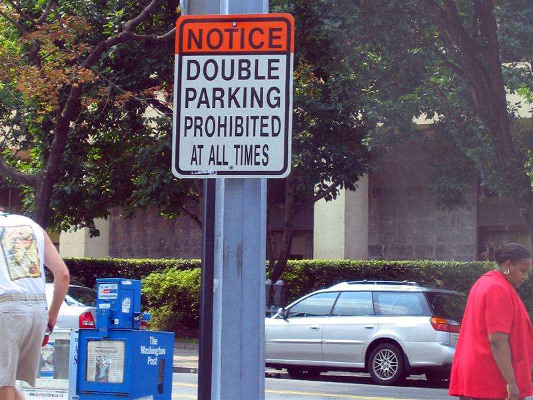
#> input picture code/TextLocalization/images/scenetext01_resized24.jpg, 533 x 400 px
$ jupyter execute TextLocalization04_TextProposals.ipynb   (shell and % lines are left out)   (Python 2 division)
#> lines starting #> are read from the running program, lines starting #| are printed output that depends on the picture; after the words box and inside, x2 and y2 are one past the last pixel; in counts of white or black regions, pixels touching at a corner belong together
# TextLocalization demo04: TextProposals

### A selective search algorithm for end-to-end word recognition

### 1. Over-segmenation of the input image with the MSER algorithm

[cell 1]
# set up Python environment: numpy for numerical routines, and matplotlib for plotting
import numpy as np
import matplotlib.pyplot as plt
# display plots in this notebook

# set display defaults
plt.rcParams['figure.figsize'] = (10, 10)        # large images
plt.rcParams['image.interpolation'] = 'nearest'  # don't interpolate
plt.rcParams['image.cmap'] = 'gray'  # use grayscale output

# load OpenCV python module
import cv2

[cell 2]
# load the input image
img = cv2.imread('./images/scenetext01_resized24.jpg', 0);
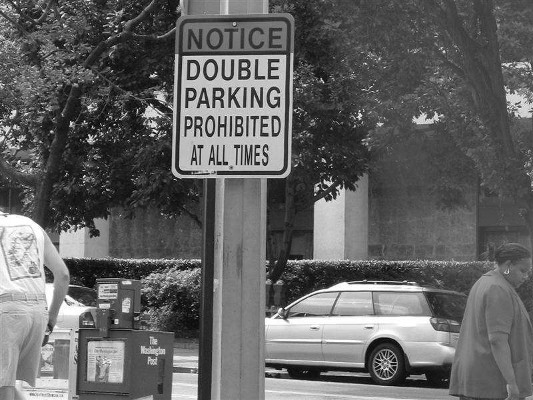
#> img: shape (400, 533); min 0, max 255, mean 99.4

# load a color version for visualization
vis = cv2.imread('./images/scenetext01_resized24.jpg');
#> vis is the input picture: shape (400, 533, 3); mean B, G, R 108, 94.7, 105.3

# detect Maximally Stable Estremal Regions
mser = cv2.MSER_create()
regions = mser.detectRegions(img)

#Visualization of MSER bounding boxes
rects = [cv2.boundingRect(p) for p in regions[0]]
#> rects = 833 items, first 6: (24, 9, 18, 10), (53, 39, 14, 10), (53, 39, 14, 10), (145, 99, 28, 14), (93, 1, 18, 14), (176, 263, 22, 8)

for rect in rects:
    cv2.rectangle(vis, rect[0:2], (rect[0]+rect[2],rect[1]+rect[3]), (0, 0, 255), 2)
#> this loop made 833 passes
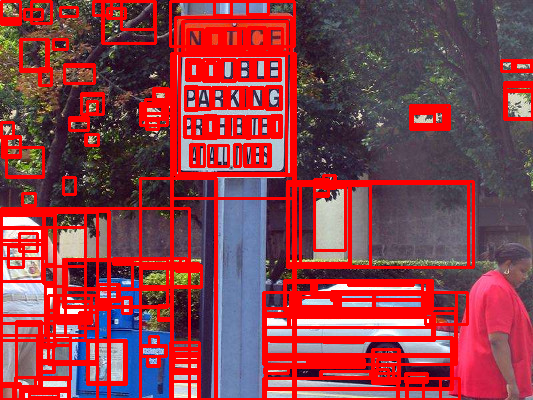
#> vis: shape (400, 533, 3); mean B, G, R 73.3, 63.7, 142.3

vis = vis[:,:,::-1] #flip the colors dimension from BGR to RGB
plt.imshow(vis)

### 2. Generate text groups (e.g. words) candidates with bottom-up agglomerative clustering

[cell 3]
# we represent each MSER region in a 3-d feature space by it's bounding box height and center coordinates
region_centers = np.array([[r[0]+r[2]/2, r[1]+r[3]/2] for r in rects]).astype(float)
#> region_centers = 833 pairs, first value 7 to 523, second value 7 to 395
region_heights = np.array([r[3] for r in rects]).astype(float)[:,None]
#> region_heights = 833 values, max 346 at index 582, min 2 at index 592, mean 28

region_centers[:,0] = region_centers[:,0]/img.shape[1]
region_centers[:,1] = region_centers[:,1]/img.shape[0]
region_heights[:,0] = region_heights[:,0]/img.shape[0]

X = np.hstack((region_centers,region_heights))
#> X = 833 rows, first 8: [0.0619, 0.035, 0.025], [0.113, 0.11, 0.025], [0.113, 0.11, 0.025], [0.298, 0.265, 0.035], [0.191, 0.02, 0.035], [0.351, 0.667, 0.02], [0.351, 0.667, 0.02], [0.351, 0.667, 0.02]


print np.shape(X)
#| (833, 3)

[cell 4]
from scipy.cluster.hierarchy import dendrogram, linkage

# generate the linkage matrix
Z = linkage(X, 'single')
#> Z = 832 rows, first 6: [407, 408, 0, 2], [409, 410, 0, 2], [411, 834, 0, 3], [412, 413, 0, 2], [414, 836, 0, 3], [415, 416, 0, 2]

dendrogram(Z, no_labels=True, color_threshold=15)
plt.show()
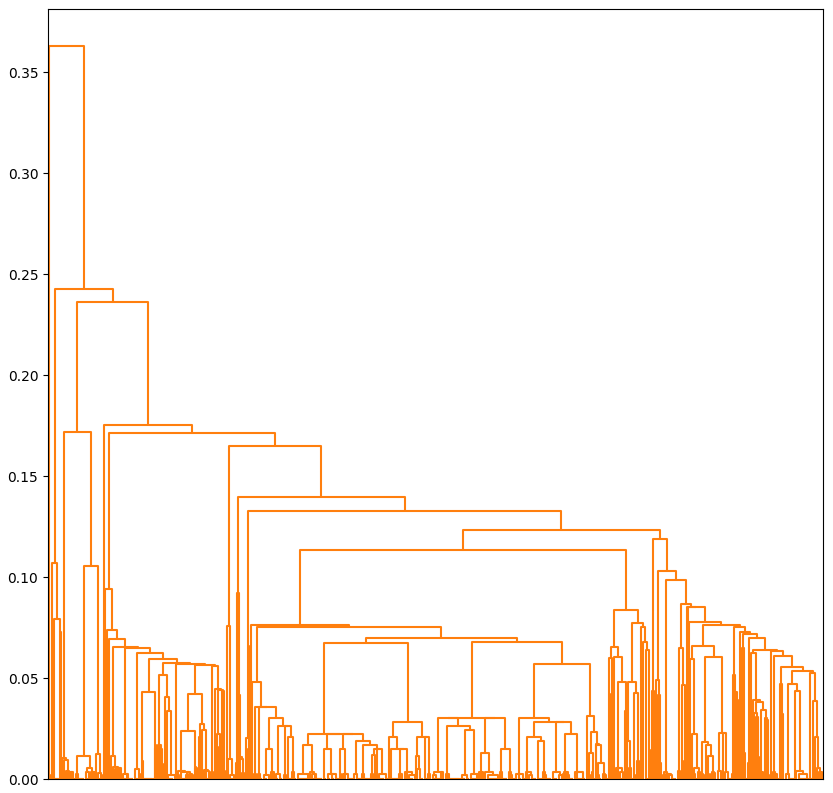
#> figure drawn by matplotlib, 1 panel

[cell 5]
#Visualization of MSER clusters bounding boxes (nodes in the dendrogram)
for c in Z:
    group_x1 = min(rects[int(c[0])][0],rects[int(c[1])][0])
    group_y1 = min(rects[int(c[0])][1],rects[int(c[1])][1])
    group_x2 = max(rects[int(c[0])][0]+rects[int(c[0])][2],rects[int(c[1])][0]+rects[int(c[1])][2])
    group_y2 = max(rects[int(c[0])][1]+rects[int(c[0])][3],rects[int(c[1])][1]+rects[int(c[1])][3])
    rects.append((group_x1,group_y1,group_x2-group_x1,group_y1-group_y2))
#> this loop made 832 passes
#> (c, group_x1, group_y1, group_x2, group_y2) on passes 1 to 3: ([407, 408, 0, 2], 1, 1, 20, 18), ([409, 410, 0, 2], 1, 1, 20, 20), ([411, 834, 0, 3], 1, 1, 20, 20)
#> after the loop, rects = 1665 items, first 6: (24, 9, 18, 10), (53, 39, 14, 10), (53, 39, 14, 10), (145, 99, 28, 14), (93, 1, 18, 14), (176, 263, 22, 8)

# load a clean image for visualization
vis = cv2.imread('./images/scenetext01_resized24.jpg');

num_regions = np.shape(X)[0]
#> num_regions = 833
for r in range(num_regions,np.shape(rects)[0]):
    rect = rects[r]
    cv2.rectangle(vis, rect[0:2], (rect[0]+rect[2],rect[1]+rect[3]), (255, 0, 0), 2)
#> this loop made 832 passes
#> rect on passes 1 to 3: (1, 1, 19, -17), (1, 1, 19, -19), (1, 1, 19, -19)
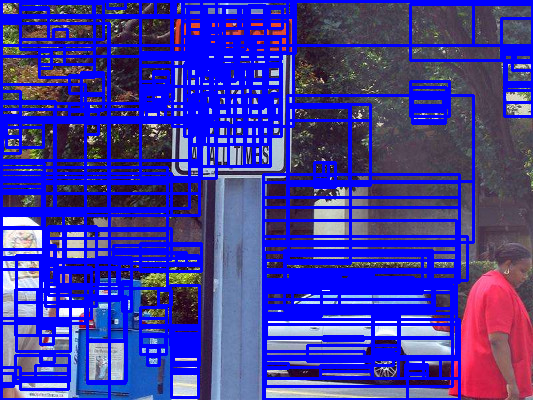
#> vis: shape (400, 533, 3); mean B, G, R 163.4, 55.7, 63.2

vis = vis[:,:,::-1] #flip the colors dimension from BGR to RGB
plt.imshow(vis)

$ run again, with code/TextLocalization/images/T050.JPG copied over code/TextLocalization/images/scenetext01_resized24.jpg
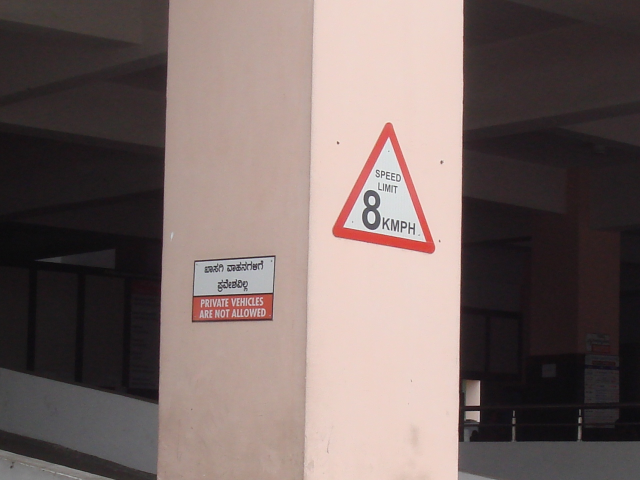
#> input picture code/TextLocalization/images/T050.JPG, 1280 x 960 px (shown at 1/2 size)
#> vis is the input picture: shape (960, 1280, 3); mean B, G, R 101.2, 104.2, 119.3
#> `rects = [cv2.boundingRect(p) for p in regions[0]]`: rects = 527 items, first 6: (1, 858, 312, 101), (1, 858, 312, 101), (390, 512, 160, 11), (390, 512, 160, 12), (389, 511, 161, 21), (384, 511, 167, 133)
#> the loop `for rect in rects:` made 527 passes
#> after the loop `for rect in rects:`:
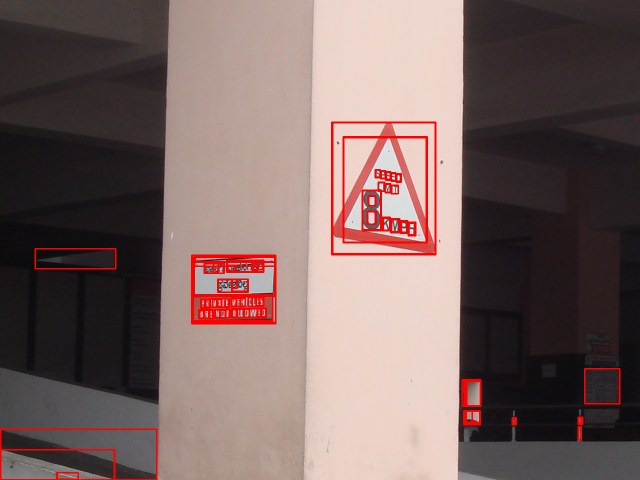
#> vis: shape (960, 1280, 3) (shown at 1/2 size); 2.57% of pixels changed, all inside (x1, y1, x2, y2) = (0, 243, 1241, 960)
#> region_centers = 527 pairs, first value 114 to 1204, second value 347 to 951
#> region_heights = 527 values, max 265 at index 83, min 11 at index 2, mean 41.19
#> X = 527 rows, first 8: [0.123, 0.946, 0.105], [0.123, 0.946, 0.105], [0.367, 0.539, 0.0115], [0.367, 0.54, 0.0125], [0.366, 0.543, 0.0219], [0.365, 0.601, 0.139], [0.365, 0.602, 0.14], [0.365, 0.602, 0.14]
#| (527, 3)
#> Z = 526 rows, first 6: [0, 1, 0, 2], [466, 467, 0, 2], [468, 528, 0, 3], [469, 529, 0, 4], [462, 463, 0, 2], [464, 531, 0, 3]
#> the loop `for c in Z:` made 526 passes
#> (c, group_x1, group_y1, group_x2, group_y2) on passes 1 to 3: ([0, 1, 0, 2], 1, 858, 313, 959), ([466, 467, 0, 2], 1, 899, 229, 959), ([468, 528, 0, 3], 1, 899, 229, 959)
#> after the loop `for c in Z:`: rects = 1053 items, first 6: (1, 858, 312, 101), (1, 858, 312, 101), (390, 512, 160, 11), (390, 512, 160, 12), (389, 511, 161, 21), (384, 511, 167, 133)
#> the loop `for r in range(num_regions,np.shape(rects)[0]):` made 526 passes
#> rect on passes 1 to 3: (1, 858, 312, -101), (1, 899, 228, -60), (1, 899, 228, -60)
#> after the loop `for r in range(num_regions,np.shape(rects)[0]):`:
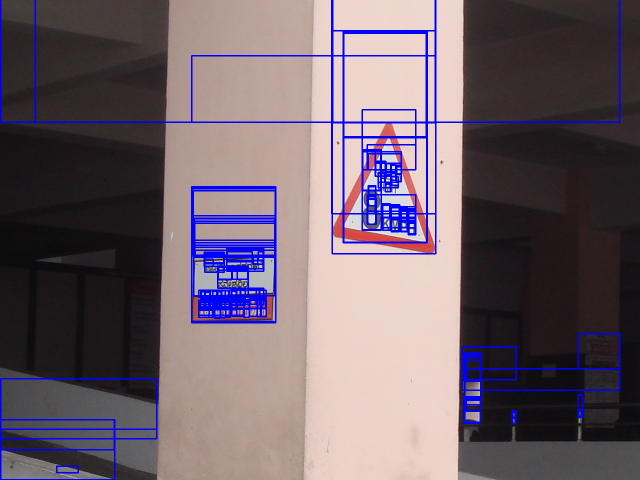
#> vis: shape (960, 1280, 3) (shown at 1/2 size); 5.08% of pixels changed, all inside (x1, y1, x2, y2) = (0, 0, 1241, 960)

$ run again, with code/TextLocalization/images/T072.JPG copied over code/TextLocalization/images/scenetext01_resized24.jpg
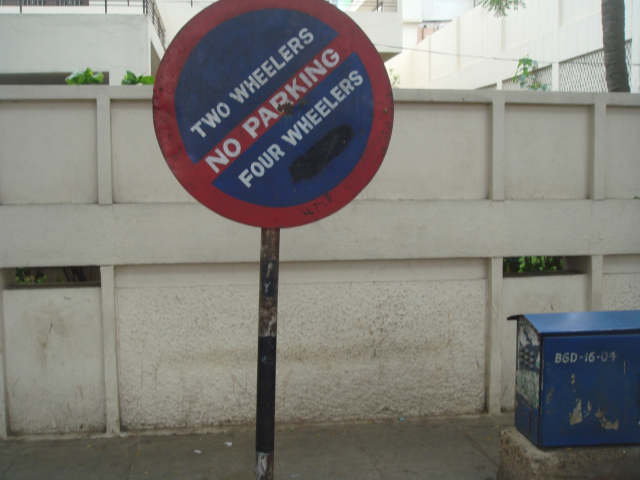
#> input picture code/TextLocalization/images/T072.JPG, 1280 x 960 px (shown at 1/2 size)
#> vis is the input picture: shape (960, 1280, 3); mean B, G, R 120.9, 126.3, 128
#> `rects = [cv2.boundingRect(p) for p in regions[0]]`: rects = 629 items, first 6: (37, 1, 8, 22), (4, 1, 42, 22), (47, 1, 7, 10), (56, 1, 19, 10), (76, 1, 8, 10), (112, 1, 7, 10)
#> the loop `for rect in rects:` made 629 passes
#> after the loop `for rect in rects:`:
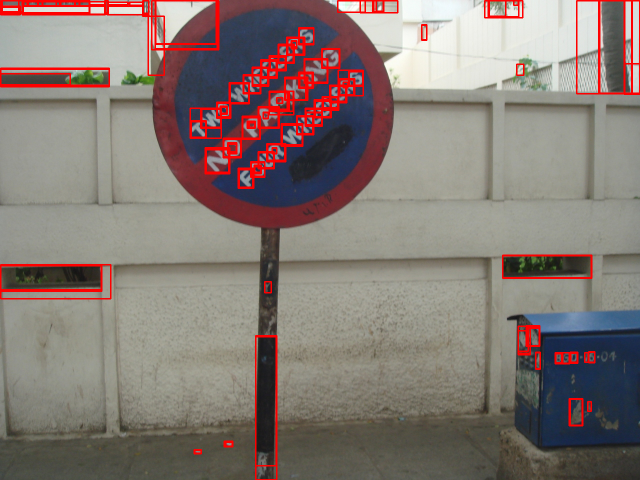
#> vis: shape (960, 1280, 3) (shown at 1/2 size); 4.38% of pixels changed, all inside (x1, y1, x2, y2) = (0, 0, 1280, 960)
#> region_centers = 629 pairs, first value 20 to 1264, second value 5 to 903
#> region_heights = 629 values, max 288 at index 27, min 5 at index 149, mean 36.43
#> X = 629 rows, first 8: [0.032, 0.0125, 0.0229], [0.0195, 0.0125, 0.0229], [0.0391, 0.00625, 0.0104], [0.0508, 0.00625, 0.0104], [0.0625, 0.00625, 0.0104], [0.0898, 0.00625, 0.0104], [0.105, 0.00625, 0.0104], [0.0797, 0.00625, 0.0104]
#| (629, 3)
#> Z = 628 rows, first 6: [141, 142, 0, 2], [6, 8, 0, 2], [13, 14, 0, 2], [107, 108, 0, 2], [109, 632, 0, 3], [110, 111, 0, 2]
#> the loop `for c in Z:` made 628 passes
#> (c, group_x1, group_y1, group_x2, group_y2) on passes 1 to 3: ([141, 142, 0, 2], 1, 12, 40, 28), ([6, 8, 0, 2], 121, 1, 149, 11), ([13, 14, 0, 2], 1, 1, 179, 26)
#> after the loop `for c in Z:`: rects = 1257 items, first 6: (37, 1, 8, 22), (4, 1, 42, 22), (47, 1, 7, 10), (56, 1, 19, 10), (76, 1, 8, 10), (112, 1, 7, 10)
#> the loop `for r in range(num_regions,np.shape(rects)[0]):` made 628 passes
#> rect on passes 1 to 3: (1, 12, 39, -16), (121, 1, 28, -10), (1, 1, 178, -25)
#> after the loop `for r in range(num_regions,np.shape(rects)[0]):`:
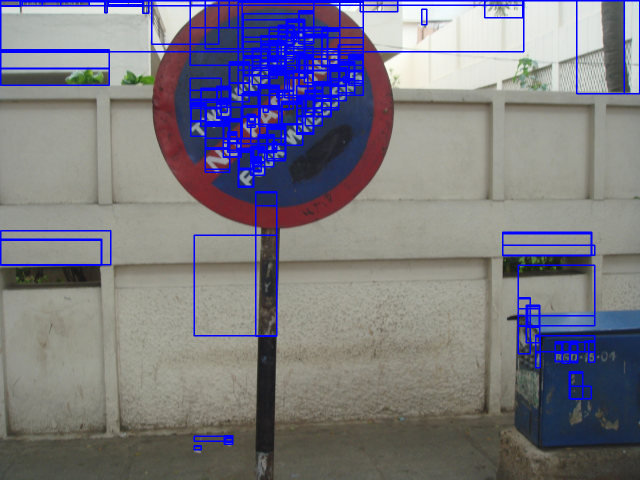
#> vis: shape (960, 1280, 3) (shown at 1/2 size); 6.54% of pixels changed, all inside (x1, y1, x2, y2) = (0, 0, 1280, 901)
